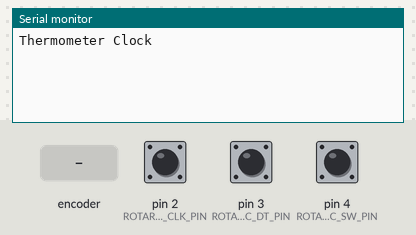
The sketch below on a simulated Arduino Uno, built with avr-gcc and run on an emulated ATmega328P. Shown: the last lines printed to the serial monitor. Inputs (shaded band) come from the test bench; at power-on: pin 4 (ROTARYENC_SW_PIN) HIGH, pin 2 (ROTARYENC_CLK_PIN) HIGH, pin 3 (ROTARYENC_DT_PIN) HIGH.

Above: at 1.2 s.
1.3 s: pin 4 (ROTARYENC_SW_PIN) pulled LOW for 0.15 s
At 2.4 s:
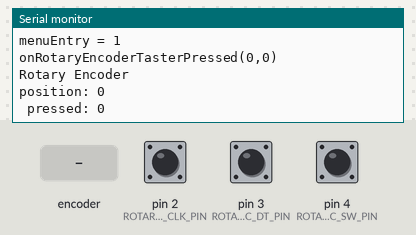
2.9 s: pin 4 (ROTARYENC_SW_PIN) pulled LOW for 1 s
At 4.05 s:
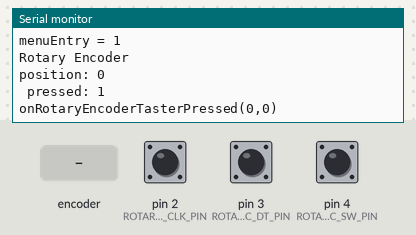
6.5 s: rotary encoder on pin 2 (ROTARYENC_CLK_PIN) / pin 3 (ROTARYENC_DT_PIN) turned 1 step (first pin leading)
At 7.9 s:
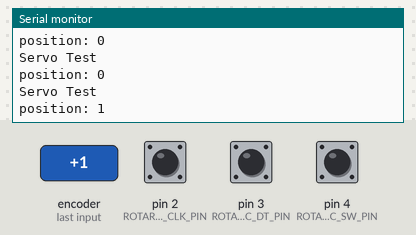
8.2 s: rotary encoder on pin 2 (ROTARYENC_CLK_PIN) / pin 3 (ROTARYENC_DT_PIN) turned 1 step (first pin leading)
At 10.0 s:
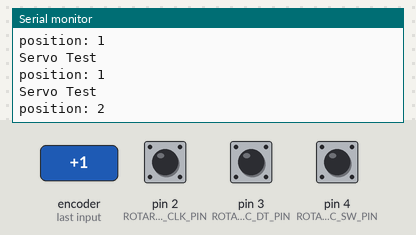
Timing chart, 0 to 10.9 s (numbered marks = the images above; inputs shaded):
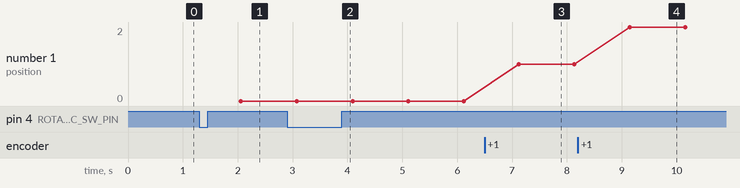

The sketch:

RotaryEncoder.ino
```cpp
#include "RotaryEncoder.h"

// RotaryEncoder definitions:
#define ROTARYENC_CLK_PIN 2
#define ROTARYENC_DT_PIN 3
#define ROTARYENC_SW_PIN 4

// forward declarations
void onRotaryEncoderTasterPressed(bool pressed, void* data);

// globals
RotaryEncoder rotaryenc;

//------------------------------------------------------------------------------
void setup() {
  // init serial interface for printing debug infos to SerialMonitor
  Serial.begin(9600);

  // init RotaryEncoder
  rotaryenc.init(ROTARYENC_CLK_PIN, ROTARYENC_DT_PIN, ROTARYENC_SW_PIN,
    onRotaryEncoderTasterPressed);
}

//------------------------------------------------------------------------------
void loop() {
  rotaryenc.loop();
  displayUpdateLoop();
}


//------------------------------------------------------------------------------
// APP logic
#define MENU_ThermoClockDisplay 0
#define MENU_RotaryEncoderDisplay 1
#define MENU_ServoTestDisplay 2
#define MENU_MaxEntry 2
int menuEntry = MENU_ThermoClockDisplay;
int menuEntry_last = -1;
bool menuEntry_change_on_rotaryEncoder_pressed = true;
int rotateMenuSelection(int entry) {
  if (!menuEntry_change_on_rotaryEncoder_pressed) {
    return entry;
  }
  entry++;
  if (entry > MENU_MaxEntry) {
    entry = 0;
  }
  return entry;
}

#define DISPLAY_UPDATE_INTERVAL_MILLISECONDS 1000
#define DISPLAY_UPDATE_DELAY_MILLISECONDS 2
int display_update_milliseonds = 0;

void displayUpdateLoop() {
  if (display_update_milliseonds < DISPLAY_UPDATE_INTERVAL_MILLISECONDS) {
    display_update_milliseonds += DISPLAY_UPDATE_DELAY_MILLISECONDS;
    delay(DISPLAY_UPDATE_DELAY_MILLISECONDS);
    return;
  }
  display_update_milliseonds = 0;

  if (menuEntry != menuEntry_last) {
    menuEntry_last = menuEntry;
    rotaryenc.resetPosition();
  }

  switch (menuEntry) {
    case MENU_ThermoClockDisplay:
      updateThermoClockDisplay();
      break;

    case MENU_RotaryEncoderDisplay:
      menuEntry_change_on_rotaryEncoder_pressed = false;
      if (updateRotaryEncoderDisplay()) {
        menuEntry_change_on_rotaryEncoder_pressed = true;
        menuEntry = rotateMenuSelection(menuEntry);
      }
      break;

    case MENU_ServoTestDisplay:
      updateServoTestDisplay();
      break;

    default:
      menuEntry = 0;
  }
}

//------------------------------------------------------------------------------
void onRotaryEncoderTasterPressed(bool pressed, void* data) {
  Serial.print("onRotaryEncoderTasterPressed(");
  Serial.print(pressed);
  Serial.print(",");
  Serial.print((int)data);
  Serial.println(")");
  if (pressed) {
    //int* intPtr = (int*)data;
    //*intPtr = rotateMenuSelection(*intPtr);
    menuEntry = rotateMenuSelection(menuEntry);
    Serial.print("menuEntry = ");
    Serial.println(menuEntry);
  }
}

//------------------------------------------------------------------------------
// RotaryEncoder Test
bool updateRotaryEncoderDisplay() {
  // https://cdn.shopify.com/s/files/1/1509/1638/files/AZ165_B_23-7_EN_B07TKK4QQD_a0148fb6-0b2b-4a59-a903-9ade7ef9fdd0.pdf
  bool pressed = rotaryenc.getPressed();
  int pos = rotaryenc.getPosition();

  Serial.println("Rotary Encoder");
  Serial.println();
  Serial.print("position: "); Serial.print(pos);
  Serial.println();
  Serial.print(" pressed: "); Serial.print(pressed);
  Serial.println();
  return pressed && !pos;
}

//------------------------------------------------------------------------------
// ServoTest
void updateServoTestDisplay() {
  // https://docs.arduino.cc/learn/electronics/servo-motors/
  int pos = rotaryenc.getPosition();

  // init serial interface for printing debug infos to SerialMonitor
  Serial.println("Servo Test");
  Serial.println();
  Serial.print("position: "); Serial.print(pos);
  Serial.println();

  //int val = map(pos, -50, 50, 0, 180);     // scale it to use it with the servo (value between 0 and 180)
  //servo1.write(val);                   // sets the servo position according to the scaled value
  //delay(15);                           // waits for the servo to get ther
}

//------------------------------------------------------------------------------
// ThermoClock
//DateTime lastDisplayUpdate;
void updateThermoClockDisplay() {

  Serial.println("Thermometer Clock");
  /*
  char daysOfTheWeek[7][12] = {"Sunday", "Monday", "Tuesday", "Wednesday", "Thursday", "Friday", "Saturday"};
  char dateStr[256];
  char timeStr[256];

  DateTime now = rtc.now();
  sprintf(dateStr, "%02d.%02d.%04d\0", now.day(), now.month(), now.year());
  sprintf(timeStr, "%02d:%02d:%02d\0", now.hour(), now.minute(), now.second());
  // TimeSpan span = now - lastDisplayUpdate;
  // auto spanSecs = span.seconds();
  // //Serial.print(".");
  // if (spanSecs * 1000 < DISPLAY_UPDATE_INTERVAL_MILLISECONDS) {
  //   Serial.println(spanSecs);
  //   delay(100);
  //   return;
  // }
  // lastDisplayUpdate = now;

  oled.home();
  oled.println("Thermometer Clock");
  oled.println();
  oled.println(daysOfTheWeek[now.dayOfTheWeek()]);
  oled.println(dateStr);
  oled.println(timeStr);
  oled.println();
  oled.print("Temperature: ");
  oled.print(rtc.getTemperature());
  oled.println(" C");
  //oled.println();

  Serial.print(" since midnight 1/1/1970 = ");
  Serial.print(now.unixtime());
  Serial.print("s = ");
  Serial.print(now.unixtime() / 86400L);
  Serial.println("d");
  */
/*
  // calculate a date which is 7 days, 12 hours, 30 minutes, 6 seconds into the future
  DateTime future (now + TimeSpan(7,12,30,6));
  Serial.print(" now + 7d + 12h + 30m + 6s: ");
  Serial.print(future.year(), DEC);
  Serial.print('/');
  Serial.print(future.month(), DEC);
  Serial.print('/');
  Serial.print(future.day(), DEC);
  Serial.print(' ');
  Serial.print(future.hour(), DEC);
  Serial.print(':');
  Serial.print(future.minute(), DEC);
  Serial.print(':');
  Serial.print(future.second(), DEC);
  Serial.println();
*/
}
```

RotaryEncoder.cpp
```cpp
#include "RotaryEncoder.h"

// for definition of: pinMode(), digitalRead(), INPUT_PULLUP, LOW, HIGH
#if ARDUINO >= 100
  #include <Arduino.h>
#else
  #include <WProgram.h>
  #include <pins_arduino.h>
#endif
/*
#ifndef LOW
  #define LOW  0x0
#endif
#ifndef HIGH
  #define HIGH 0x1
#endif
*/

//RotaryEncoder::RotaryEncoder() {}

bool RotaryEncoder::init(int clk_pin, int dt_pin, int sw_pin, RotaryEncoderPressedCallback callback, void* callback_datacontext) {
  this->clk_pin = clk_pin;
  this->dt_pin = dt_pin;
  this->sw_pin = sw_pin;
  this->pressed_callback = callback;
  this->callback_datacontext = callback_datacontext;
  // init IO-pins for RotaryEncoder
  pinMode(clk_pin, INPUT_PULLUP);
  pinMode(dt_pin, INPUT_PULLUP);
  pinMode(sw_pin, INPUT_PULLUP);
  return true;
}

//------------------------------------------------------------------------------
// RotaryEncoder

void RotaryEncoder::resetPosition() {
  this->position = 0;
}

int RotaryEncoder::getPosition() {
  return this->position;
}

bool RotaryEncoder::getPressed() {
  return this->taster;
}


void RotaryEncoder::loop() {
  if (!(this->clk_pin && this->dt_pin && this->sw_pin)) {
	  //Serial.println("error: rotaryEncoderInit() was not called or called with incorrect params");
    return;
  }
  // update RotaryEncoder state
	int n = digitalRead(this->clk_pin);
	this->taster = !digitalRead(this->sw_pin);
	if(this->taster != this->last_taster) {
    if (this->pressed_callback) {
      this->pressed_callback(this->taster, this->callback_datacontext);
    }
    //Serial.print(this->position);
	  //Serial.print("|");
	  //Serial.println(taster_);
	  delay(10);
	  this->last_taster = this->taster;
	}
	// one tab
	if((this->last_position == 0) && (n == HIGH)) {
	  if(digitalRead(this->dt_pin) == LOW) {
	    this->position++;
      if (this->position > this->position_max) {
        this->position = this->position_max;
      }
	  }
	  else {
	    this->position--;
      if (this->position < this->position_min) {
        this->position = this->position_min;
      }
	  }
	  //Serial.print(position_);
	  //Serial.print("|");
	  //Serial.println(taster_);
	}
	this->last_position = n;
}
```

RotaryEncoder.h
```cpp
#pragma once

class RotaryEncoder
{
public:
  //RotaryEncoder();

  typedef void (*RotaryEncoderPressedCallback) (bool pressed, void *data);
  bool init(int clk_pin, int dt_pin, int sw_pin, RotaryEncoderPressedCallback callback = nullptr, void* callback_datacontext = nullptr);
  void loop();

  void resetPosition();
  int  getPosition();
  bool getPressed();

private:
  int clk_pin = 0;
  int dt_pin = 0;
  int sw_pin = 0;

  int position_min = -50;
  int position_max = 50;

  int position = 0;
  bool taster = false;

  int last_position = 0;
  bool last_taster = false;

  RotaryEncoderPressedCallback pressed_callback = nullptr;
  void* callback_datacontext = nullptr;
};
```

Measured:
- after the input at 1.3 s, the serial monitor: prints a new line at once (image 1)
- after the input at 2.9 s, the serial monitor: prints a new line after 0.19 s (image 2)
- after the input at 6.5 s, the serial monitor: prints a new line after 0.63 s (image 3)
- after the input at 8.2 s, the serial monitor: prints a new line after 0.95 s (image 4)
- plotted number 1: 0 → 1 after the input at 6.5 s, 1 → 2 after the input at 8.2 s
